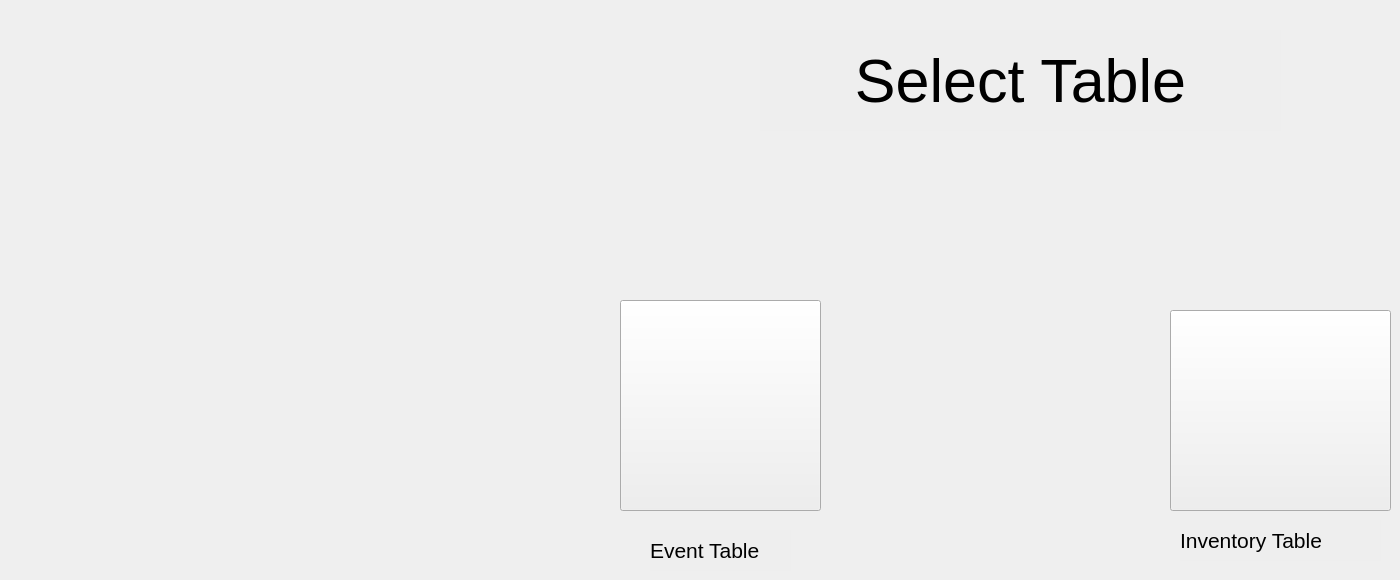
    <widget class="QWidget" name="afterloginforINVENTORY">
     <widget class="QLabel" name="label_36">
      <property name="geometry">
       <rect>
        <x>760</x>
        <y>30</y>
        <width>521</width>
        <height>101</height>
       </rect>
      </property>
      <property name="font">
       <font>
        <pointsize>46</pointsize>
       </font>
      </property>
      <property name="styleSheet">
       <string notr="true">background-color: rgb(128, 128, 128, 0.01);</string>
      </property>
      <property name="text">
       <string>Select Table</string>
      </property>
      <property name="alignment">
       <set>Qt::AlignCenter</set>
      </property>
     </widget>
     <widget class="QPushButton" name="Inventory_login_eventbutton">
      <property name="geometry">
       <rect>
        <x>620</x>
        <y>300</y>
        <width>201</width>
        <height>211</height>
       </rect>
      </property>
      <property name="styleSheet">
       <string notr="true">border-image: url(:/concert.png);</string>
      </property>
      <property name="text">
       <string/>
      </property>
     </widget>
     <widget class="QPushButton" name="Inventory_login_inventorybutton">
      <property name="geometry">
       <rect>
        <x>1170</x>
        <y>310</y>
        <width>221</width>
        <height>201</height>
       </rect>
      </property>
      <property name="styleSheet">
       <string notr="true">border-image: url(:/inventory.png);</string>
      </property>
      <property name="text">
       <string/>
      </property>
     </widget>
     <widget class="QLabel" name="label_8">
      <property name="geometry">
       <rect>
        <x>650</x>
        <y>530</y>
        <width>141</width>
        <height>41</height>
       </rect>
      </property>
      <property name="font">
       <font>
        <pointsize>16</pointsize>
       </font>
      </property>
      <property name="styleSheet">
       <string notr="true">background-color: rgb(128, 128, 128, 0.01);</string>
      </property>
      <property name="text">
       <string>Event Table</string>
      </property>
     </widget>
     <widget class="QLabel" name="label_37">
      <property name="geometry">
       <rect>
        <x>1180</x>
        <y>520</y>
        <width>201</width>
        <height>41</height>
       </rect>
      </property>
      <property name="font">
       <font>
        <pointsize>16</pointsize>
       </font>
      </property>
      <property name="styleSheet">
       <string notr="true">background-color: rgb(128, 128, 128, 0.01);</string>
      </property>
      <property name="text">
       <string>Inventory Table</string>
      </property>
     </widget>
    </widget>
